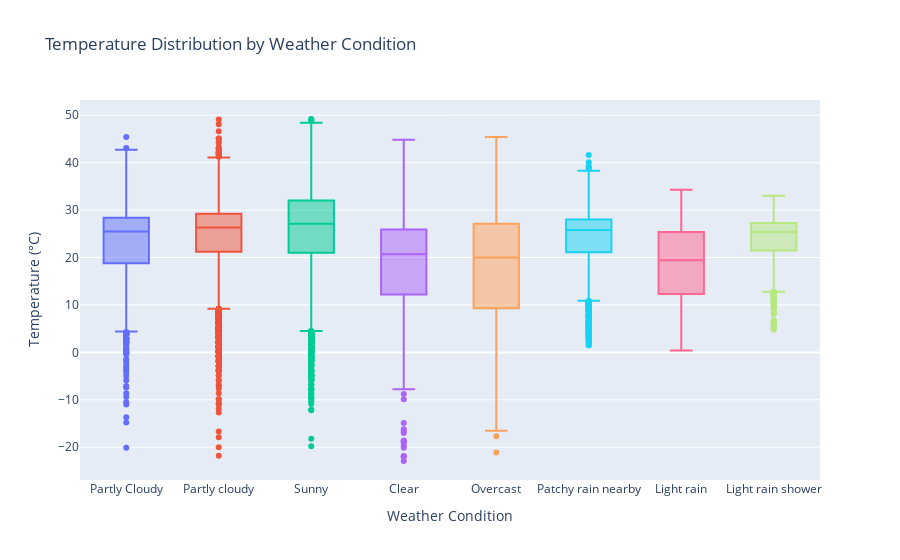

The code cell stored with this chart in its notebook:
### Markdown cell above
This scatter plot uses four visual channels:
1. **Position (x, y)**: Temperature and humidity
2. **Color**: Weather condition
3. **Size**: Wind speed
4. **Hover**: Country and location details

### Code cell
# Plotly box plot - Temperature distribution by condition

# Get top 8 most common conditions
top_conditions = df_weather['condition_text'].value_counts().head(8).index.tolist()
df_conditions = df_weather[df_weather['condition_text'].isin(top_conditions)]

fig = px.box(
    df_conditions,
    x='condition_text',
    y='temperature_celsius',
    color='condition_text',
    title='Temperature Distribution by Weather Condition',
    labels={
        'condition_text': 'Weather Condition',
        'temperature_celsius': 'Temperature (°C)'
    }
)

fig.update_layout(showlegend=False)
fig.show()

### Figure 1 — Plotly figure (JSON) as saved in the notebook; plotly's stock layout.template omitted (floating-point values rounded to 4 significant figures; data arrays with more than 128 entries replaced by an {"elided": "..."} marker saying what was removed)
{"data": [{"alignmentgroup": "True", "hovertemplate": "Weather Condition=%{x}<br>Temperature (°C)=%{y}<extra></extra>", "legendgroup": "Partly Cloudy", "marker": {"color": "#636efa"}, "name": "Partly Cloudy", "notched": false, "offsetgroup": "Partly Cloudy", "orientation": "v", "showlegend": true, "type": "box", "x": {"elided": "2277 str values"}, "x0": " ", "xaxis": "x", "y": {"elided": "2277 float values"}, "y0": " ", "yaxis": "y"}, {"alignmentgroup": "True", "hovertemplate": "Weather Condition=%{x}<br>Temperature (°C)=%{y}<extra></extra>", "legendgroup": "Partly cloudy", "marker": {"color": "#EF553B"}, "name": "Partly cloudy", "notched": false, "offsetgroup": "Partly cloudy", "orientation": "v", "showlegend": true, "type": "box", "x": {"elided": "14210 str values"}, "x0": " ", "xaxis": "x", "y": {"elided": "14210 float values"}, "y0": " ", "yaxis": "y"}, {"alignmentgroup": "True", "hovertemplate": "Weather Condition=%{x}<br>Temperature (°C)=%{y}<extra></extra>", "legendgroup": "Sunny", "marker": {"color": "#00cc96"}, "name": "Sunny", "notched": false, "offsetgroup": "Sunny", "orientation": "v", "showlegend": true, "type": "box", "x": {"elided": "13696 str values"}, "x0": " ", "xaxis": "x", "y": {"elided": "13696 float values"}, "y0": " ", "yaxis": "y"}, {"alignmentgroup": "True", "hovertemplate": "Weather Condition=%{x}<br>Temperature (°C)=%{y}<extra></extra>", "legendgroup": "Clear", "marker": {"color": "#ab63fa"}, "name": "Clear", "notched": false, "offsetgroup": "Clear", "orientation": "v", "showlegend": true, "type": "box", "x": {"elided": "1745 str values"}, "x0": " ", "xaxis": "x", "y": {"elided": "1745 float values"}, "y0": " ", "yaxis": "y"}, {"alignmentgroup": "True", "hovertemplate": "Weather Condition=%{x}<br>Temperature (°C)=%{y}<extra></extra>", "legendgroup": "Overcast", "marker": {"color": "#FFA15A"}, "name": "Overcast", "notched": false, "offsetgroup": "Overcast", "orientation": "v", "showlegend": true, "type": "box", "x": {"elided": "1858 str values"}, "x0": " ", "xaxis": "x", "y": {"elided": "1858 float values"}, "y0": " ", "yaxis": "y"}, {"alignmentgroup": "True", "hovertemplate": "Weather Condition=%{x}<br>Temperature (°C)=%{y}<extra></extra>", "legendgroup": "Patchy rain nearby", "marker": {"color": "#19d3f3"}, "name": "Patchy rain nearby", "notched": false, "offsetgroup": "Patchy rain nearby", "orientation": "v", "showlegend": true, "type": "box", "x": {"elided": "3743 str values"}, "x0": " ", "xaxis": "x", "y": {"elided": "3743 float values"}, "y0": " ", "yaxis": "y"}, {"alignmentgroup": "True", "hovertemplate": "Weather Condition=%{x}<br>Temperature (°C)=%{y}<extra></extra>", "legendgroup": "Light rain", "marker": {"color": "#FF6692"}, "name": "Light rain", "notched": false, "offsetgroup": "Light rain", "orientation": "v", "showlegend": true, "type": "box", "x": {"elided": "1208 str values"}, "x0": " ", "xaxis": "x", "y": {"elided": "1208 float values"}, "y0": " ", "yaxis": "y"}, {"alignmentgroup": "True", "hovertemplate": "Weather Condition=%{x}<br>Temperature (°C)=%{y}<extra></extra>", "legendgroup": "Light rain shower", "marker": {"color": "#B6E880"}, "name": "Light rain shower", "notched": false, "offsetgroup": "Light rain shower", "orientation": "v", "showlegend": true, "type": "box", "x": {"elided": "1219 str values"}, "x0": " ", "xaxis": "x", "y": {"elided": "1219 float values"}, "y0": " ", "yaxis": "y"}], "layout": {"boxmode": "overlay", "legend": {"title": {"text": "Weather Condition"}, "tracegroupgap": 0}, "showlegend": false, "title": {"text": "Temperature Distribution by Weather Condition"}, "xaxis": {"anchor": "y", "categoryarray": ["Partly Cloudy", "Partly cloudy", "Sunny", "Clear", "Overcast", "Patchy rain nearby", "Light rain", "Light rain shower"], "categoryorder": "array", "domain": [0, 1], "title": {"text": "Weather Condition"}}, "yaxis": {"anchor": "x", "domain": [0, 1], "title": {"text": "Temperature (°C)"}}}}
